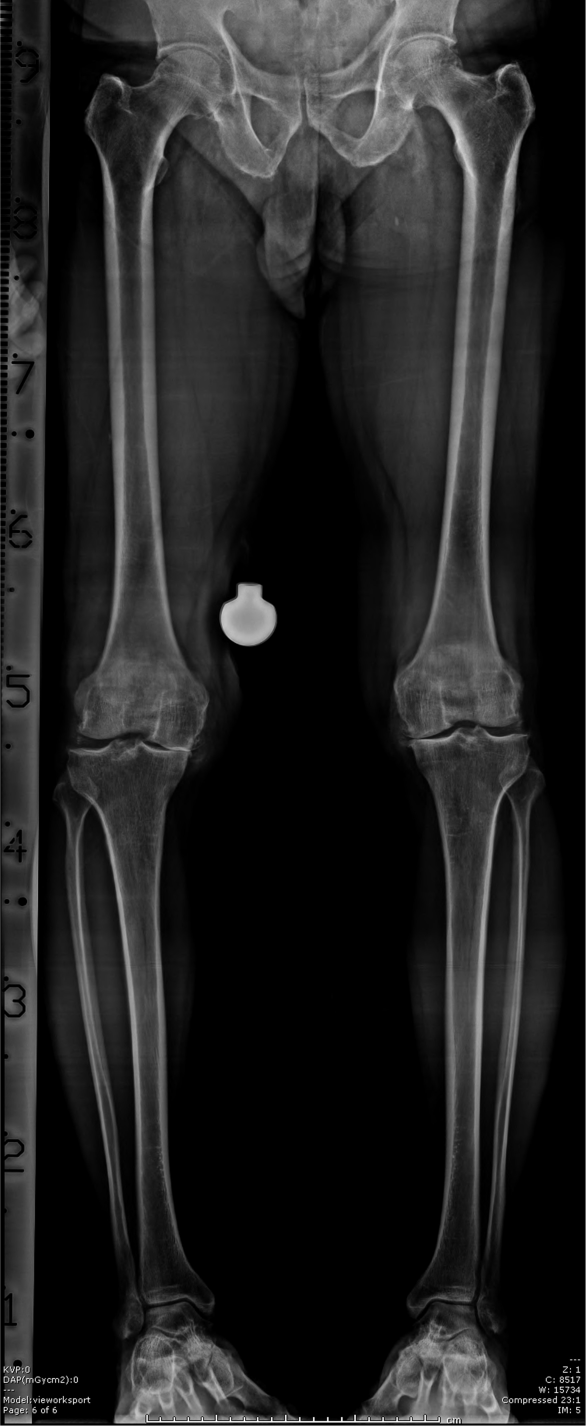
#> input picture test_dark.jpg, 1758 x 4278 px (shown at 1/3 size)
$ python -i __init__.py   (imports and definitions only)
#> lines starting #> are read from the running program, lines starting #| are printed output that depends on the picture; after the words box and inside, x2 and y2 are one past the last pixel; in counts of white or black regions, pixels touching at a corner belong together
#> further down, picture is the input picture: shape (4278, 1758); min 0, max 255, mean 34.5
import cv2
import numpy as np
from matplotlib import pyplot as plt
import math

def line_slope(x_1,y_1,x_2,y_2):
    if(y_1 == y_2):
        return 0
    return abs((y_2 - y_1) / (x_2 - x_1))

def filter_line(lines):
    a = []
    for line in lines:
        x1, y1, x2, y2 = line[0]
        if( x2 == x1):
            continue
        slope = (y2 - y1) / (x2 - x1)
        if(abs(slope) < 0.5):
            a.append(line)
    return a

def select_line_slope(lines):
    select_line = lines[0][0]
    for line in lines[1:]:
        x1, y1, x2, y2 = select_line
        x3, y3, x4, y4 = line[0]
        if(x3==x4):
            continue
        if(line_slope(x3,y3,x4,y4) < line_slope(x1,y1,x2,y2)):
            # if(slope(x3,y3,x4,y4) - slope(x1,y1,x2,y2) < 0.005):
            if(line_slope(x1,y1,x2,y2) - line_slope(x3,y3,x4,y4) < 0.4): # old 0.05
                if(math.dist([x1,y1],[x2,y2]) - 10 > math.dist([x3,y3],[x4,y4])):
                    continue
            select_line = line[0]
        else:
            if(line_slope(x3,y3,x4,y4) - line_slope(x1,y1,x2,y2) < 0.4):
                if(math.dist([x3,y3],[x4,y4]) - 10 > math.dist([x1,y1],[x2,y2])):
                    select_line = line[0]
    return select_line

def midpoint(p1, p2):
    return (p1+p2)/2

def getAnklePoint(img):
    """
    Get Ankle point in image

    Args:
        img (numpy array): A grayscale ankle image

    Returns:
        tuple of int: position of ankle point (y, x)
    """

    th = cv2.adaptiveThreshold(img,255,cv2.ADAPTIVE_THRESH_GAUSSIAN_C,cv2.THRESH_BINARY_INV,31,5)
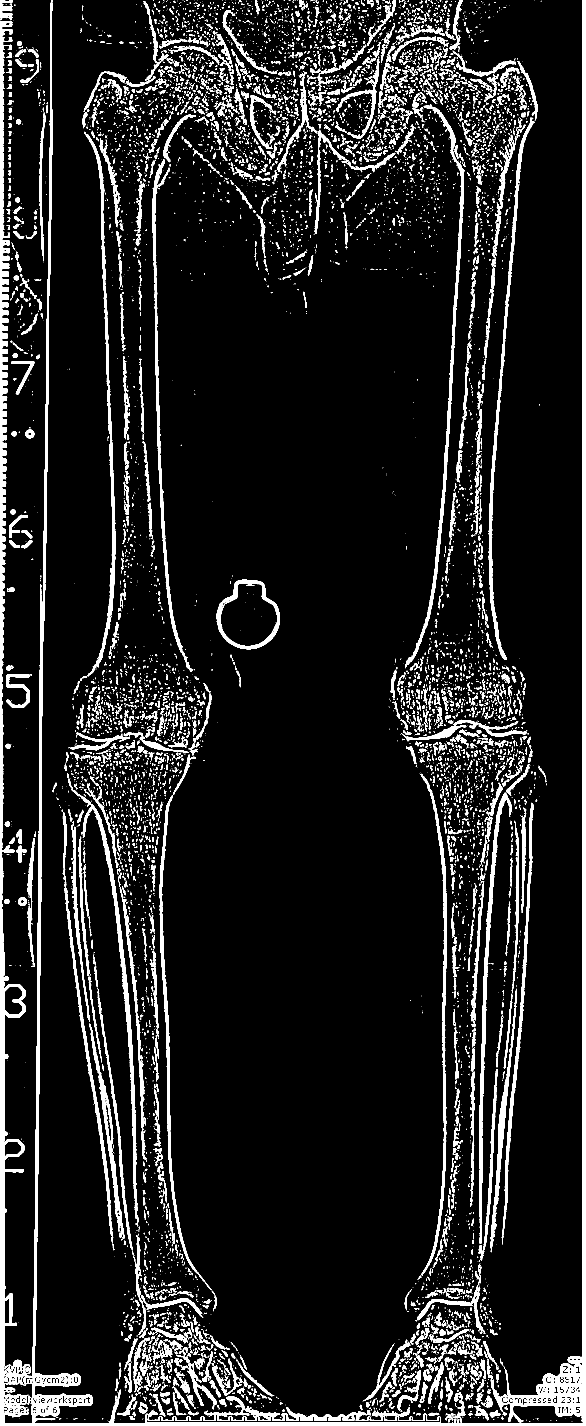
#> th: shape (4278, 1758) (shown at 1/3 size); 9.5% white; 9265 white regions (6526 under 20 px), largest, box (x1, y1, x2, y2) and area: (1, 0, 1757, 4277) 191685, (1216, 312, 1395, 2000) 14505, (204, 2336, 417, 3680) 13565
    ankle = cv2.medianBlur(th,7)
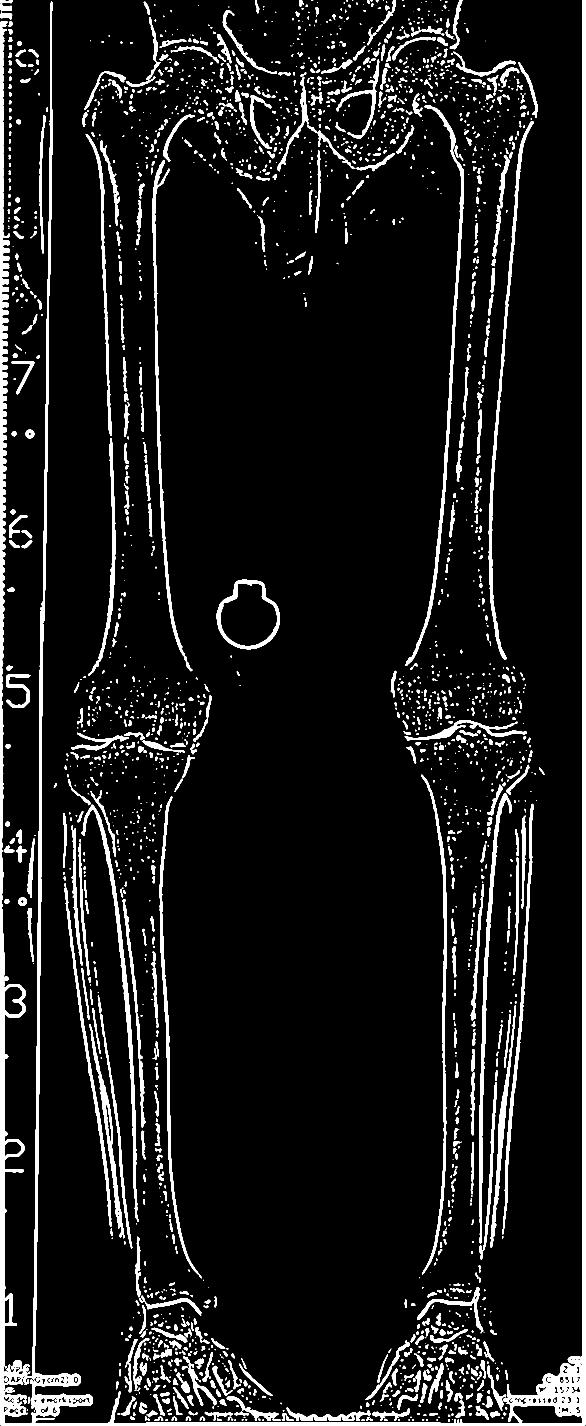
#> ankle: shape (4278, 1758) (shown at 1/3 size); 8% white; 2349 white regions (832 under 20 px), largest, box (x1, y1, x2, y2) and area: (1, 0, 1757, 4277) 180102, (1217, 316, 1392, 1998) 14505, (1466, 364, 1602, 1980) 13344

    kernel = cv2.getStructuringElement(cv2.MORPH_CROSS,(5,5))
    ankle_erosoion = cv2.erode(ankle,kernel,iterations = 1)
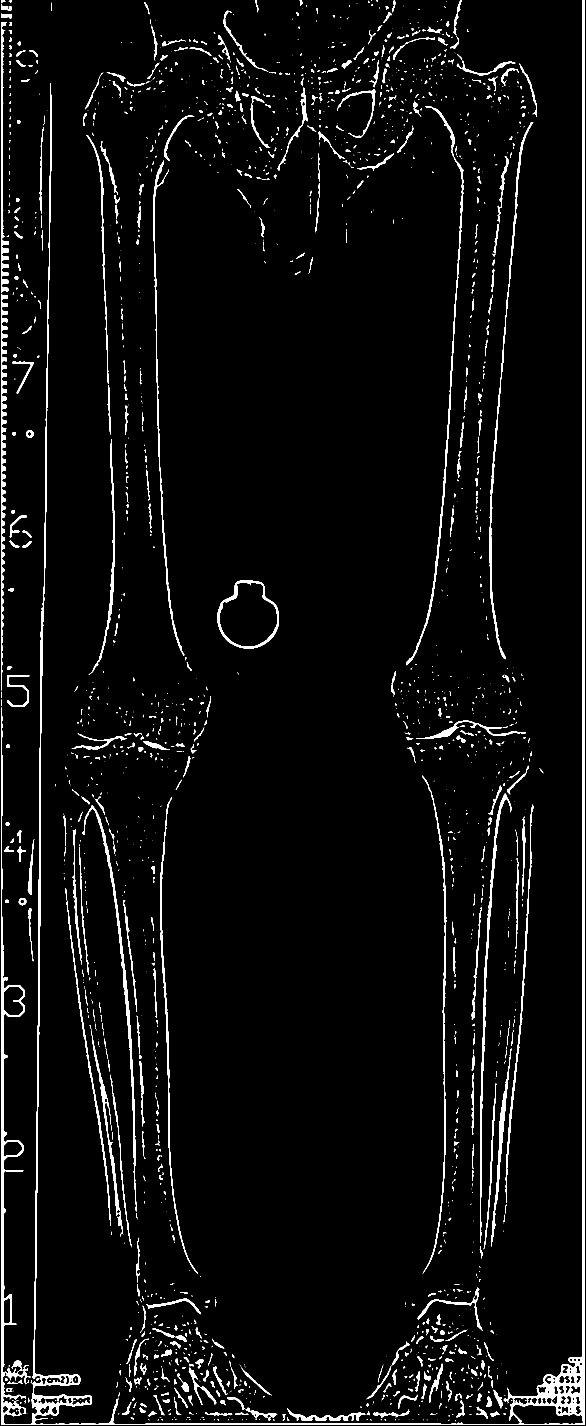
#> ankle_erosoion: shape (4278, 1758) (shown at 1/3 size); 3.9% white; 1989 white regions (1217 under 20 px), largest, box (x1, y1, x2, y2) and area: (3, 0, 1755, 4275) 91769, (3, 881, 24, 2072) 9264, (1219, 318, 1390, 1996) 7656

    lines = cv2.HoughLinesP(ankle_erosoion, 1, np.pi/180, threshold=50, minLineLength=30, maxLineGap=1)
#> lines = 897 rows, first 6: [1749, 4274, 1749, 0], [1752, 4274, 1752, 0], [1753, 4274, 1753, 0], [5, 4274, 5, 2734], [1751, 4274, 1751, 0], [1748, 4263, 1748, 0]

    filtered_lines = filter_line(lines)
#> the loop in filter_line, `for line in lines:` made 897 passes
#> (x1, y1, x2, y2, slope) on passes 14, 17, 18: (137, 1369, 139, 1212, -78.5), (141, 1223, 144, 1005, -72.67), (93, 4272, 1343, 4272, 0)
#> after the loop in filter_line, `for line in lines:`: a = 141 items, first 6: [[93, 4272, 1343, 4272]], [[8, 4273, 1748, 4273]], [[8, 4274, 1748, 4274]], [[436, 4271, 1322, 4271]], [[438, 4270, 1321, 4270]], [[1595, 4214, 1747, 4214]]
#> filtered_lines has the same summary as a in filter_line

    if(len(filtered_lines) == 0):
        kernel = np.array([[1, 1, 1, 1], [1, 1, 1, 1], [1, 1, 1, 1], [1, 1, 1, 1], [1, 1, 1, 1], [1, 1, 1, 1], [1, 1, 1, 1]], dtype=np.uint8)
        knee_dilate = cv2.dilate(ankle_erosoion,kernel,iterations = 1)
        lines = cv2.HoughLinesP(knee_dilate, 1, np.pi/180, threshold=50, minLineLength=20, maxLineGap=1) # old theta np.pi/180
        filtered_lines = filter_line(lines)

    selected_line = select_line_slope(filtered_lines)
#> in select_line_slope, `select_line = lines[0][0]`: select_line = [93, 4272, 1343, 4272]
#> the loop in select_line_slope, `for line in lines[1:]:` made 140 passes
#> (x1, y1, x2, y2, x3, y3, x4, y4) on passes 1 to 8: (93, 4272, 1343, 4272, 8, 4273, 1748, 4273), (8, 4273, 1748, 4273, 8, 4274, 1748, 4274), (8, 4273, 1748, 4273, 436, 4271, 1322, 4271), (8, 4273, 1748, 4273, 438, 4270, 1321, 4270), (8, 4273, 1748, 4273, 1595, 4214, 1747, 4214), (8, 4273, 1748, 4273, 1053, 4241, 1094, 4241), (8, 4273, 1748, 4273, 1119, 4242, 1190, 4242), (8, 4273, 1748, 4273, 192, 4189, 273, 4189)
    x1, y1, x2, y2 = selected_line
    m = midpoint(np.array([x1,y1]), np.array([x2,y2]))

    return (int(m[1]), int(m[0]))

>>> import cv2
>>> picture = cv2.imread('../test_dark.jpg', cv2.IMREAD_GRAYSCALE)
>>> result = getAnklePoint(picture)

$ run again, on ankle.jpg
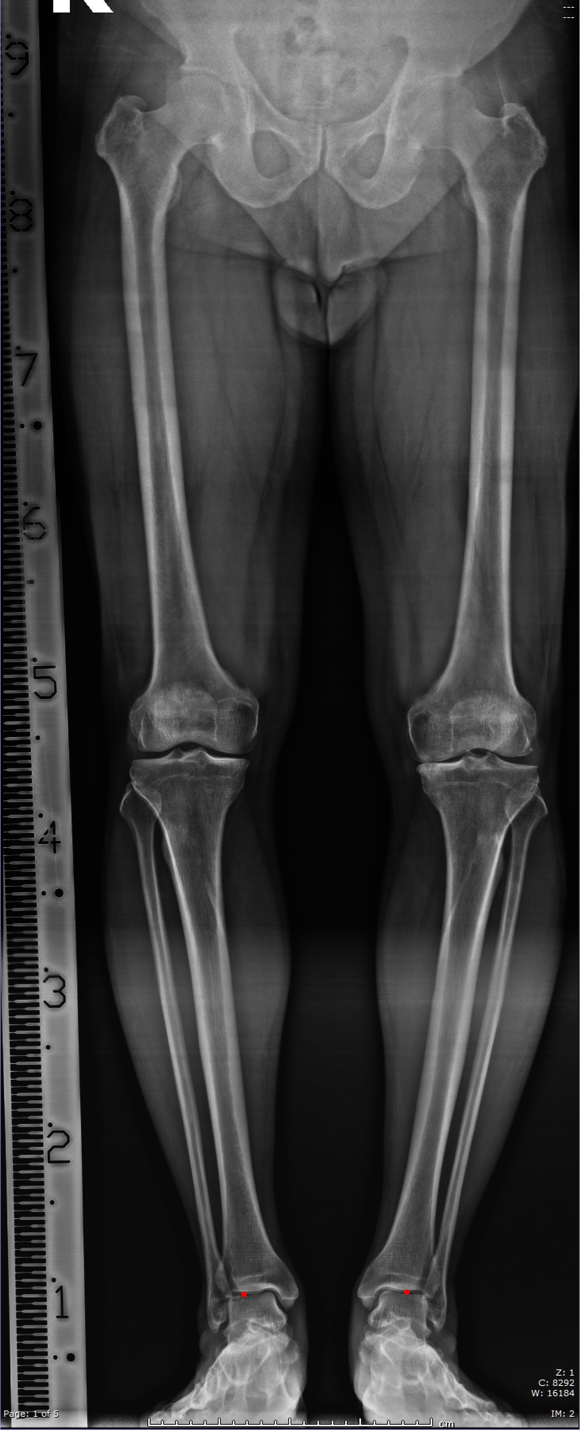
#> input picture ankle.jpg, 1740 x 4290 px (shown at 1/3 size)
#> in getAnklePoint, `th = cv2.adaptiveThreshold(img,255,cv2.ADAPTIVE_THRESH_GAUSSIAN_C,cv2...`:
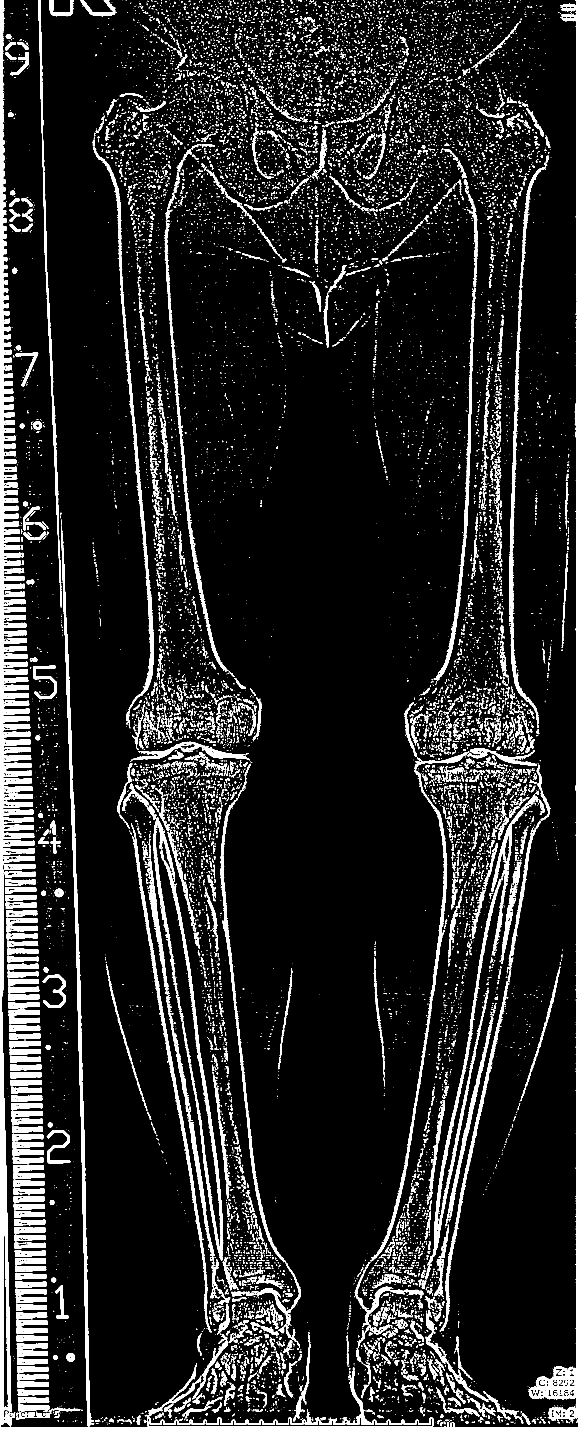
#> th: shape (4290, 1740) (shown at 1/3 size); 10.8% white; 15216 white regions (12314 under 20 px), largest, box (x1, y1, x2, y2) and area: (1, 0, 1739, 4289) 203661, (1111, 2244, 1612, 3784) 15835, (1276, 2638, 1504, 3838) 14806
#> ankle: shape (4290, 1740); 8.9% white; 2230 white regions (918 under 20 px), largest, box (x1, y1, x2, y2) and area: (1, 0, 1739, 4289) 198604, (481, 2553, 669, 3780) 15112, (1277, 2638, 1505, 3836) 14852
#> in getAnklePoint, `ankle_erosoion = cv2.erode(ankle,kernel,iterations = 1)`:
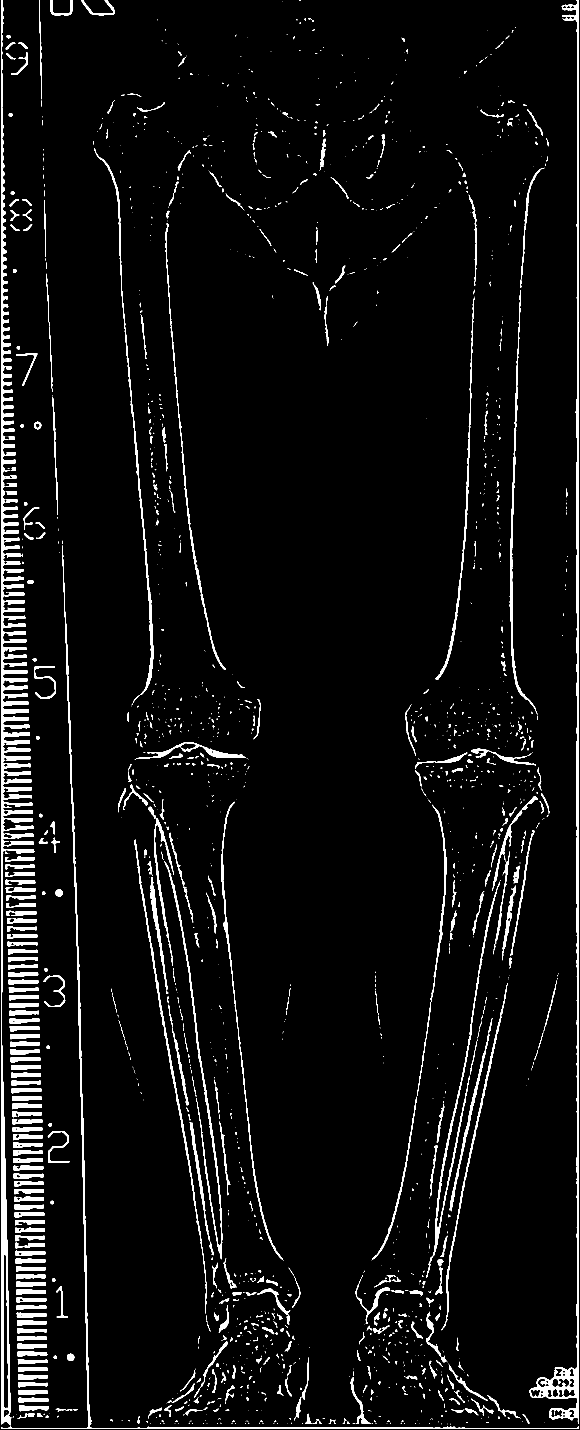
#> ankle_erosoion: shape (4290, 1740) (shown at 1/3 size); 4.7% white; 1776 white regions (1139 under 20 px), largest, box (x1, y1, x2, y2) and area: (3, 0, 103, 4276) 68641, (1588, 0, 1737, 4272) 34693, (3, 1636, 1737, 4287) 19439
#> lines = 654 rows, first 6: [1732, 4253, 1732, 0], [1735, 4269, 1735, 0], [6, 4271, 6, 3136], [3, 4272, 3, 0], [1736, 4271, 1736, 0], [4, 2989, 4, 0]
#> the loop in filter_line, `for line in lines:` made 654 passes
#> (x1, y1, x2, y2, slope) on passes 13, 14, 16: (4, 4286, 1735, 4286, 0), (3, 4285, 1736, 4285, 0), (3, 4284, 1736, 4284, 0)
#> after the loop in filter_line, `for line in lines:`: a = 47 items, first 6: [[4, 4286, 1735, 4286]], [[3, 4285, 1736, 4285]], [[3, 4284, 1736, 4284]], [[441, 4283, 1299, 4283]], [[443, 4281, 1296, 4281]], [[442, 4282, 1298, 4282]]
#> filtered_lines has the same summary as a in filter_line
#> select_line = [4, 4286, 1735, 4286]
#> the loop in select_line_slope, `for line in lines[1:]:` made 46 passes
#> (x3, y3, x4, y4) on passes 1 to 8: (3, 4285, 1736, 4285), (3, 4284, 1736, 4284), (441, 4283, 1299, 4283), (443, 4281, 1296, 4281), (442, 4282, 1298, 4282), (564, 4232, 599, 4232), (629, 2263, 712, 2264), (566, 4231, 604, 4231)
